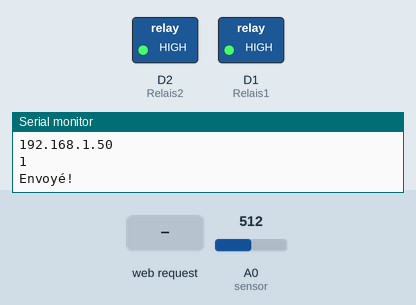
Simulated run of this sketch. Board: ESP8266 (NodeMCU). Shown: switched loads named in the sketch (green lamp = pin HIGH), the last lines printed to the serial monitor. The inputs (shaded band) are chosen by the test bench; at power-on: A0 (sensor) = 512. WiFi joins after 1.5 s; servers stay silent unless stated.

Above: at 2.7 s.
2.8 s: HTTP request GET /?r=0 received
At 4.0 s:
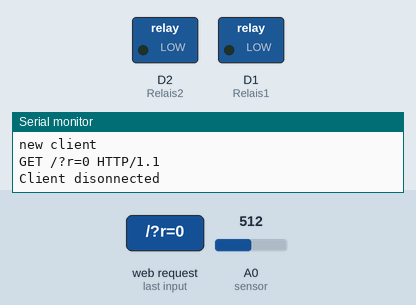
4.3 s: HTTP request GET /?r=1 received
At 5.5 s:
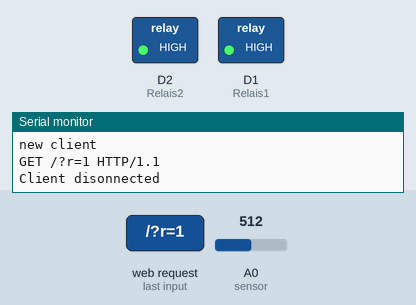
Timing chart, 0 to 7.3 s (numbered marks = the images above; inputs shaded):
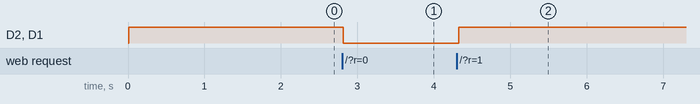

The sketch:

Gladys_va_et_vient_capteur_lumiere.ino
```cpp
#include <ESP8266WiFi.h>

const char* ssid = "Livebox-2663.2";
const char* password = "uASXG9a8gN78Z92xrt8c";

String requete = "GET /devicestate/create?devicetype=109&value=";
String token = "&token=c654aba88e14c89d0066806601759f01c997aae7";

const char * iprp = "192.168.1.17";
const uint16_t portrp = 8080;

bool etat = true;
int Relais1 = D1;
int Relais2 = D2;

int sensor = A0;
int sensorvalue = 0;
int sensortest = 0;

WiFiServer server(4200);

void setup() {
  Serial.begin(115200);
  delay(10);

  pinMode(sensor, INPUT);
  pinMode(Relais1, OUTPUT);
  digitalWrite(Relais1, HIGH);
  pinMode(Relais2, OUTPUT);
  digitalWrite(Relais2, HIGH);

  Serial.println();
  Serial.println();
  Serial.print("Connecting to ");
  Serial.println(ssid);

  WiFi.begin(ssid, password);

  while (WiFi.status() != WL_CONNECTED) {
    delay(500);
    Serial.print(".");
  }
  Serial.println("");
  Serial.println("WiFi connected");

  server.begin();
  Serial.println("Server started");

  Serial.println(WiFi.localIP());
}

void loop() {

  if(analogRead(sensor) < 300){
    sensorvalue = 0;
  }
  else if(analogRead(sensor) > 500){
    sensorvalue = 1;
  }
  if(sensorvalue != sensortest){
    Serial.println(sensorvalue);
    rafraichir();
    sensortest = sensorvalue;
    }
   delay(100);

   WiFiClient client = server.available();
   if (!client) {
    return;
  }

  Serial.println("new client");
  while(!client.available()){
    delay(1);
  }

  String req = client.readStringUntil('\r');
  Serial.println(req);
  client.flush();

  if (req.indexOf("/?r=0") != -1 || req.indexOf("/?r=1") != -1)
    etat =! etat;
  else {
    Serial.println("invalid request");
    client.stop();
    return;
  }

  digitalWrite(Relais1, etat);
  digitalWrite(Relais2, etat);

  client.flush();
  delay(1);
  Serial.println("Client disonnected");

}

void rafraichir(){
  WiFiClient client;
  if(client.connect(iprp, portrp)){
    client.print(requete);
    client.print(sensorvalue);
    client.println(token);
    client.println();
    client.stop();
    Serial.println("Envoyé!");
    }
    else(Serial.println("Erreur!"));
  }
```

Measured:
- after the input at 2.8 s, D2 (Relais2), D1 (Relais1): HIGH → LOW at once
- after the input at 4.3 s, D2 (Relais2), D1 (Relais1): LOW → HIGH at once
